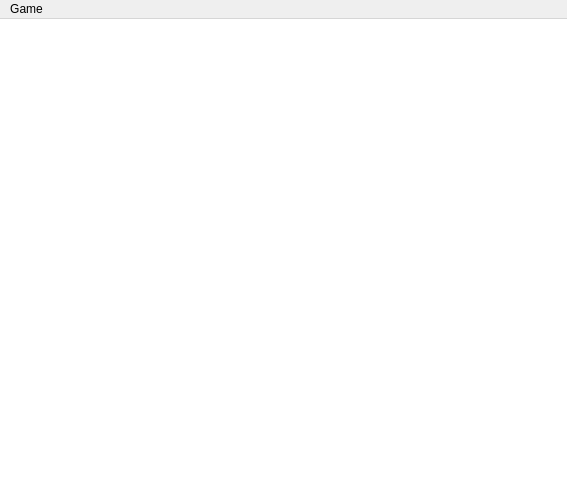
<?xml version="1.0" encoding="UTF-8"?>
<ui version="4.0">
  <class>MainWindow</class>
  <widget class="QMainWindow" name="MainWindow">
    <property name="geometry">
      <rect>
        <x>0</x>
        <y>0</y>
        <width>567</width>
        <height>498</height>
      </rect>
    </property>
    <property name="sizePolicy">
      <sizepolicy hsizetype="Expanding" vsizetype="Expanding">
        <horstretch>0</horstretch>
        <verstretch>0</verstretch>
      </sizepolicy>
    </property>
    <property name="minimumSize">
      <size>
        <width>0</width>
        <height>0</height>
      </size>
    </property>
    <property name="windowTitle">
      <string>Snake game</string>
    </property>
    <widget class="QWidget" name="centralwidget">
      <property name="sizePolicy">
        <sizepolicy hsizetype="Expanding" vsizetype="Expanding">
          <horstretch>0</horstretch>
          <verstretch>0</verstretch>
        </sizepolicy>
      </property>
      <layout class="QVBoxLayout" name="verticalLayout">
        <property name="leftMargin">
          <number>0</number>
        </property>
        <property name="topMargin">
          <number>0</number>
        </property>
        <property name="rightMargin">
          <number>0</number>
        </property>
        <property name="bottomMargin">
          <number>0</number>
        </property>
        <item>
          <widget class="QTableWidget" name="tableWidget">
            <property name="frameShape">
              <enum>QFrame::NoFrame</enum>
            </property>
            <property name="verticalScrollBarPolicy">
              <enum>Qt::ScrollBarAlwaysOff</enum>
            </property>
            <property name="horizontalScrollBarPolicy">
              <enum>Qt::ScrollBarAlwaysOff</enum>
            </property>
            <property name="autoScroll">
              <bool>false</bool>
            </property>
            <property name="editTriggers">
              <set>QAbstractItemView::NoEditTriggers</set>
            </property>
            <property name="tabKeyNavigation">
              <bool>false</bool>
            </property>
            <property name="selectionMode">
              <enum>QAbstractItemView::NoSelection</enum>
            </property>
            <property name="showGrid">
              <bool>false</bool>
            </property>
            <property name="gridStyle">
              <enum>Qt::NoPen</enum>
            </property>
            <property name="cornerButtonEnabled">
              <bool>false</bool>
            </property>
            <property name="rowCount">
              <number>0</number>
            </property>
            <attribute name="horizontalHeaderVisible">
              <bool>false</bool>
            </attribute>
            <attribute name="verticalHeaderVisible">
              <bool>false</bool>
            </attribute>
          </widget>
        </item>
      </layout>
    </widget>
    <widget class="QMenuBar" name="menubar">
      <property name="geometry">
        <rect>
          <x>0</x>
          <y>0</y>
          <width>567</width>
          <height>20</height>
        </rect>
      </property>
      <widget class="QMenu" name="menuGame">
        <property name="title">
          <string>Game</string>
        </property>
      </widget>
      <addaction name="menuGame" />
    </widget>
  </widget>
  <resources />
  <connections />
</ui>
